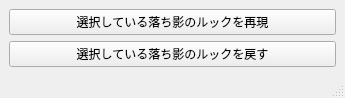
<?xml version="1.0" encoding="UTF-8"?>
<ui version="4.0">
 <class>MainWindow</class>
 <widget class="QMainWindow" name="MainWindow">
  <property name="geometry">
   <rect>
    <x>0</x>
    <y>0</y>
    <width>345</width>
    <height>96</height>
   </rect>
  </property>
  <property name="windowTitle">
   <string>MainWindow</string>
  </property>
  <widget class="QWidget" name="centralwidget">
   <layout class="QVBoxLayout" name="verticalLayout_2">
    <item>
     <widget class="QPushButton" name="pushButton">
      <property name="text">
       <string>選択している落ち影のルックを再現</string>
      </property>
     </widget>
    </item>
    <item>
     <widget class="QPushButton" name="pushButton_2">
      <property name="text">
       <string>選択している落ち影のルックを戻す</string>
      </property>
     </widget>
    </item>
    <item>
     <spacer name="verticalSpacer">
      <property name="orientation">
       <enum>Qt::Vertical</enum>
      </property>
      <property name="sizeHint" stdset="0">
       <size>
        <width>20</width>
        <height>40</height>
       </size>
      </property>
     </spacer>
    </item>
   </layout>
  </widget>
  <widget class="QStatusBar" name="statusbar"/>
 </widget>
 <resources/>
 <connections/>
</ui>
